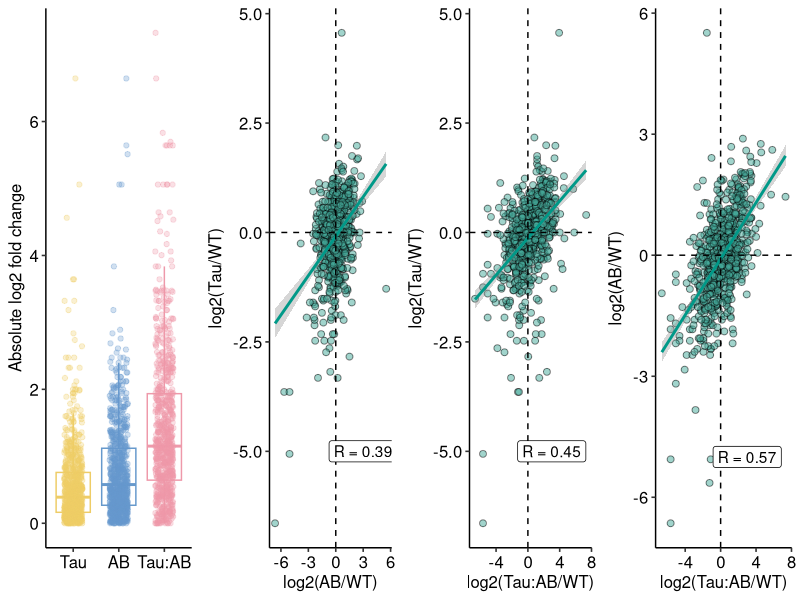
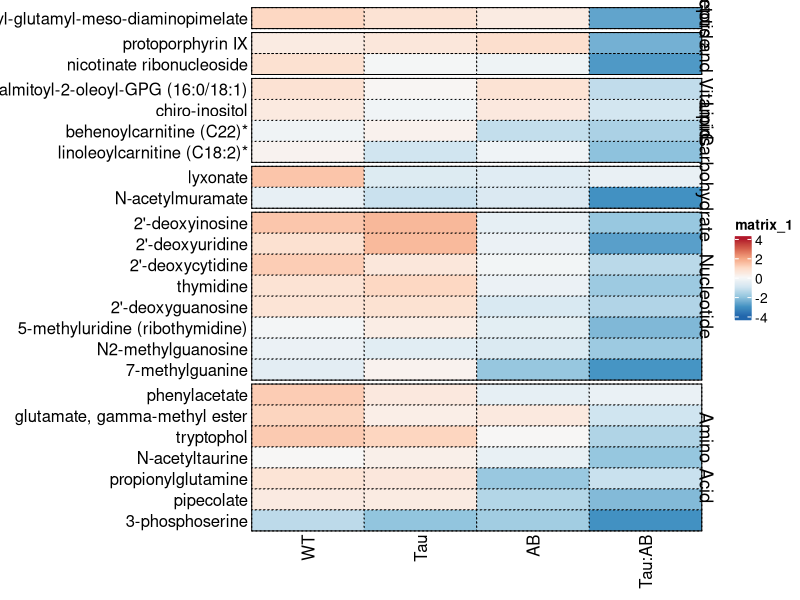
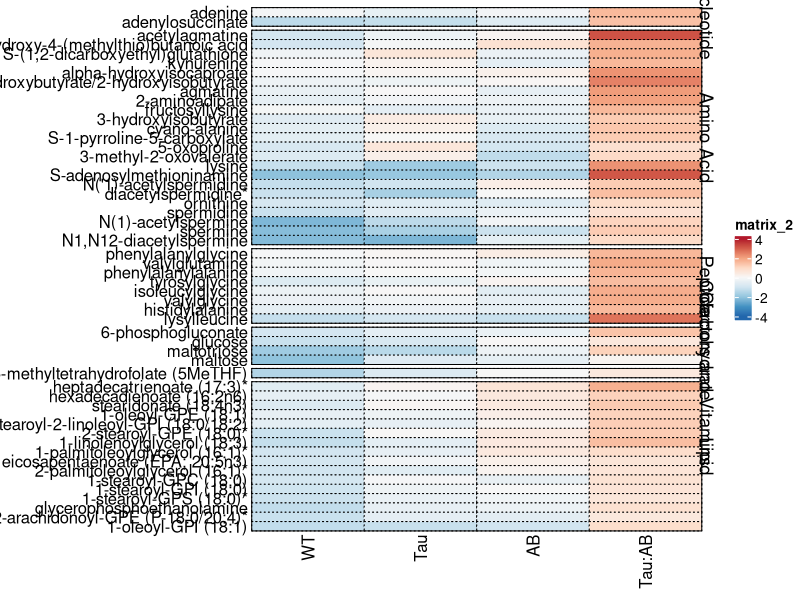

These figures' R source, in order:
library(tidyverse)
library(ComplexHeatmap)
library(ggpubr)
library(circlize)
library(RColorBrewer)

#load differentially expressed genes from metabolomics analysis day 1
metabolite_degs <- read.csv("./input/metabolomics/metabolites_degs.csv")
sig_metabolites <- filter(metabolite_degs, denominator == "N2")
sig_metabolites$numerator <- gsub("CK10","Tau",sig_metabolites$numerator)
sig_metabolites$numerator <- gsub("CL2355","AB",sig_metabolites$numerator)
sig_metabolites$numerator <- gsub("GL405","Tau:AB",sig_metabolites$numerator)
sig_metabolites$numerator <- factor(sig_metabolites$numerator, levels = c("Tau","AB","Tau:AB"))

#plot fold changes for the comparing of tau/ab expressing worms vs wild-type
p0 <- ggplot(sig_metabolites, aes(x = numerator, y = abs(log(FC, 2)), color = numerator)) +
  geom_boxplot(outlier.shape = NA)+
  geom_jitter(alpha = 0.3, width = 0.2)+
  scale_color_manual(values = c("#EECC66","#6699CC","#EE99AA"))+
  theme_pubr()+
  theme(legend.position = "none")+
  labs(x = "", y = "Absolute log2 fold change")

#transform data into a matrix
matrix <- sig_metabolites %>% filter(numerator=="Tau:AB") %>% dplyr::select(metabolite,FC) %>% mutate(FC = log2(FC)) %>% set_names("metabolite","Tau:AB") %>% 
  left_join(sig_metabolites %>% filter(numerator=="Tau") %>% dplyr::select(metabolite,FC) %>% mutate(FC = log2(FC)) %>% set_names("metabolite","Tau")) %>%
  left_join(sig_metabolites %>% filter(numerator=="AB") %>% dplyr::select(metabolite,FC) %>% mutate(FC = log2(FC)) %>% set_names("metabolite","AB"))

#perform correlation analysis between the genes
cors <- cor(matrix[,2:4])

p1 <- ggplot(matrix, aes(AB,Tau))+
  geom_point(shape = 21, fill = "#44AA99", color = "black", size = 2, alpha = 0.5) +
  geom_smooth(method = "lm", color = "#009988")+
  theme_pubr()+
  geom_hline(yintercept = 0, lty = 2)+
  geom_vline(xintercept = 0, lty = 2)+
  geom_label(label = paste0("R = ",round(cors["AB","Tau"],2)), stat = "unique", x = 3, y = -5)+
  labs(x = "log2(AB/WT)", y = "log2(Tau/WT)")

p2 <- ggplot(matrix, aes(`Tau:AB`,Tau))+
  geom_point(shape = 21, fill = "#44AA99", color = "black", size = 2, alpha = 0.5) +
  geom_smooth(method = "lm", color = "#009988")+
  theme_pubr()+
  geom_hline(yintercept = 0, lty = 2)+
  geom_vline(xintercept = 0, lty = 2)+
  geom_label(label = paste0("R = ",round(cors["Tau:AB","Tau"],2)), stat = "unique", x = 3, y = -5)+
  labs(x = "log2(Tau:AB/WT)", y = "log2(Tau/WT)")

p3 <- ggplot(matrix, aes(`Tau:AB`,AB))+
  geom_point(shape = 21, fill = "#44AA99", color = "black", size = 2, alpha = 0.5) +
  geom_smooth(method = "lm", color = "#009988")+
  theme_pubr()+
  geom_hline(yintercept = 0, lty = 2)+
  geom_vline(xintercept = 0, lty = 2)+
  geom_label(label = paste0("R = ",round(cors["Tau:AB","AB"],2)), stat = "unique", x = 3, y = -5)+
  labs(x = "log2(Tau:AB/WT)", y = "log2(AB/WT)")

#generate a single figure with all the plots
pdf(file = "./output/figure2_ab.pdf",width=10.73,height=2.84)
ggarrange(p0,p1,p2,p3, nrow = 1)
dev.off()

#read metabolites information
features <- read.csv("./input/metabolomics/metabolite_features.csv")[,c(1,5,12)] %>% set_names("variable","type","name") %>% mutate_all(as.character)

#read sample metadata
metabolite_metadata <- read.csv("./input/metabolomics/metabolite_metadata.csv")[,c(1,21,23)] %>% set_names("PARENT_SAMPLE_NAME","strain","time")

#combine count data with metadata
metabolite_counts <- reshape2::melt(read_csv("./input/metabolomics/metabolite_counts.csv")) %>% 
  left_join(features) %>% left_join(metabolite_metadata) %>% 
  filter(time=="D1") %>% group_by(strain,name,type) %>% summarise(value = mean(value))
metabolite_counts$strain <- gsub("CK10","Tau",metabolite_counts$strain)
metabolite_counts$strain <- gsub("CL2355","AB",metabolite_counts$strain)
metabolite_counts$strain <- gsub("GL405","Tau:AB",metabolite_counts$strain)
metabolite_counts$strain <- gsub("N2","WT",metabolite_counts$strain)

#log transform fold changes
sig_metabolites$logFC <- log2(sig_metabolites$FC)

#define up- and down-regulated metabolites
up_metabolites <- sig_metabolites %>% filter(numerator=="Tau:AB"&q.value<0.05&logFC>2&(!grepl("X-",metabolite))) %>% pull(metabolite)
down_metabolites <- sig_metabolites %>% filter(numerator=="Tau:AB"&q.value<0.05&logFC<(-2)&(!grepl("X-",metabolite))) %>% pull(metabolite)

#generate independent matrices of metabolites with increasing and decreasing abudance
down_matrix <- reshape2::acast(metabolite_counts %>% filter(name%in%down_metabolites), name~strain, value.var = "value")
down_matrix <- down_matrix[,c("WT","Tau","AB","Tau:AB")]
up_matrix <- reshape2::acast(metabolite_counts %>% filter(name%in%up_metabolites), name~strain, value.var = "value")
up_matrix <- up_matrix[,c("WT","Tau","AB","Tau:AB")]

#define color palette
col_fun <- colorRamp2(seq(-4,4,1), rev(brewer.pal(9, "RdBu")))

#generate heatmap of the differentially abundant metabolites
pdf(file = "./output/figure2_d.pdf",width=4.4,height=5.76)
Heatmap(as.matrix(down_matrix),
        border = TRUE,
        rect_gp = gpar(col = "black", lwd = 1, lty = 3),
        row_split = sapply(rownames(down_matrix), function(x) unique(metabolite_counts$type[metabolite_counts$name==x])),
        row_title_side = "right",
        cluster_columns = FALSE,
        cluster_rows = TRUE,
        show_row_names = TRUE,
        show_row_dend = FALSE,
        show_column_names = TRUE,
        row_names_side = "left",
        col = col_fun)
dev.off()

pdf(file = "./output/figure2_c.pdf",width=4.4,height=11.54)
Heatmap(as.matrix(up_matrix),
        border = TRUE,
        rect_gp = gpar(col = "black", lwd = 1, lty = 3),
        row_split = sapply(rownames(up_matrix), function(x) unique(metabolite_counts$type[metabolite_counts$name==x])),
        row_title_side = "right",
        cluster_columns = FALSE,
        cluster_rows = TRUE,
        show_row_names = TRUE,
        show_row_dend = FALSE,
        show_column_names = TRUE,
        row_names_side = "left",
        col = col_fun)
dev.off()
